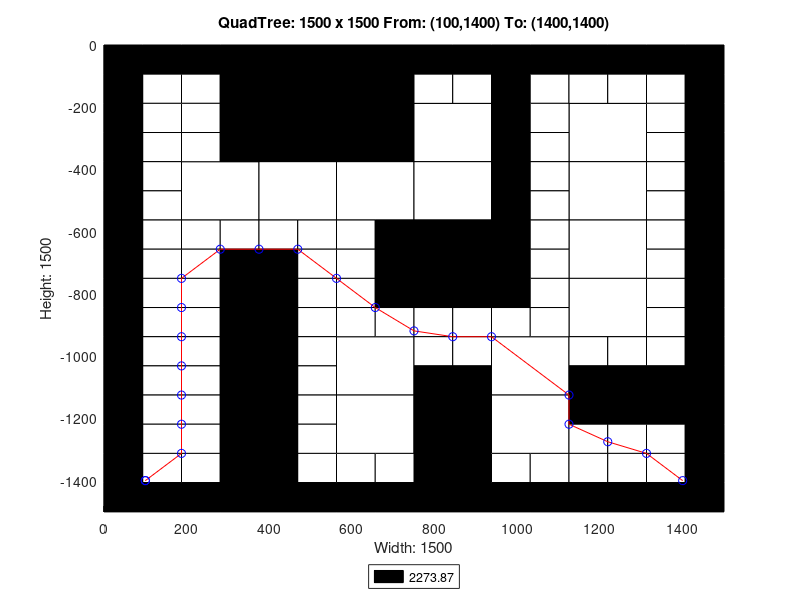

Reproduce this figure in MATLAB.
axis([0 1500 -1500 0]);
title('QuadTree: 1500 x 1500 From: (100,1400) To: (1400,1400)');
xlabel('Width: 1500');
ylabel('Height: 1500');
rectangle('Position',[375 -375 375 375], 'FaceColor',[0 0 0]);
rectangle('Position',[187.5 -562.5 187.5 187.5], 'FaceColor',[1 1 1]);
rectangle('Position',[375 -562.5 187.5 187.5], 'FaceColor',[1 1 1]);
rectangle('Position',[562.5 -562.5 187.5 187.5], 'FaceColor',[1 1 1]);
rectangle('Position',[750 -375 187.5 187.5], 'FaceColor',[1 1 1]);
rectangle('Position',[1125 -375 187.5 187.5], 'FaceColor',[1 1 1]);
rectangle('Position',[750 -562.5 187.5 187.5], 'FaceColor',[1 1 1]);
rectangle('Position',[750 -750 187.5 187.5], 'FaceColor',[0 0 0]);
rectangle('Position',[1125 -562.5 187.5 187.5], 'FaceColor',[1 1 1]);
rectangle('Position',[1125 -750 187.5 187.5], 'FaceColor',[1 1 1]);
rectangle('Position',[562.5 -1125 187.5 187.5], 'FaceColor',[1 1 1]);
rectangle('Position',[562.5 -1312.5 187.5 187.5], 'FaceColor',[1 1 1]);
rectangle('Position',[937.5 -1125 187.5 187.5], 'FaceColor',[1 1 1]);
rectangle('Position',[1125 -937.5 187.5 187.5], 'FaceColor',[1 1 1]);
rectangle('Position',[750 -1312.5 187.5 187.5], 'FaceColor',[0 0 0]);
rectangle('Position',[937.5 -1312.5 187.5 187.5], 'FaceColor',[1 1 1]);
rectangle('Position',[750 -1500 187.5 187.5], 'FaceColor',[0 0 0]);
rectangle('Position',[0 -93.75 93.75 93.75], 'FaceColor',[0 0 0]);
rectangle('Position',[93.75 -93.75 93.75 93.75], 'FaceColor',[0 0 0]);
rectangle('Position',[0 -187.5 93.75 93.75], 'FaceColor',[0 0 0]);
rectangle('Position',[93.75 -187.5 93.75 93.75], 'FaceColor',[1 1 1]);
rectangle('Position',[187.5 -93.75 93.75 93.75], 'FaceColor',[0 0 0]);
rectangle('Position',[281.25 -93.75 93.75 93.75], 'FaceColor',[0 0 0]);
rectangle('Position',[187.5 -187.5 93.75 93.75], 'FaceColor',[1 1 1]);
rectangle('Position',[281.25 -187.5 93.75 93.75], 'FaceColor',[0 0 0]);
rectangle('Position',[0 -281.25 93.75 93.75], 'FaceColor',[0 0 0]);
rectangle('Position',[93.75 -281.25 93.75 93.75], 'FaceColor',[1 1 1]);
rectangle('Position',[0 -375 93.75 93.75], 'FaceColor',[0 0 0]);
rectangle('Position',[93.75 -375 93.75 93.75], 'FaceColor',[1 1 1]);
rectangle('Position',[187.5 -281.25 93.75 93.75], 'FaceColor',[1 1 1]);
rectangle('Position',[281.25 -281.25 93.75 93.75], 'FaceColor',[0 0 0]);
rectangle('Position',[187.5 -375 93.75 93.75], 'FaceColor',[1 1 1]);
rectangle('Position',[281.25 -375 93.75 93.75], 'FaceColor',[0 0 0]);
rectangle('Position',[0 -468.75 93.75 93.75], 'FaceColor',[0 0 0]);
rectangle('Position',[93.75 -468.75 93.75 93.75], 'FaceColor',[1 1 1]);
rectangle('Position',[0 -562.5 93.75 93.75], 'FaceColor',[0 0 0]);
rectangle('Position',[93.75 -562.5 93.75 93.75], 'FaceColor',[1 1 1]);
rectangle('Position',[0 -656.25 93.75 93.75], 'FaceColor',[0 0 0]);
rectangle('Position',[93.75 -656.25 93.75 93.75], 'FaceColor',[1 1 1]);
rectangle('Position',[0 -750 93.75 93.75], 'FaceColor',[0 0 0]);
rectangle('Position',[93.75 -750 93.75 93.75], 'FaceColor',[1 1 1]);
rectangle('Position',[187.5 -656.25 93.75 93.75], 'FaceColor',[1 1 1]);
rectangle('Position',[281.25 -656.25 93.75 93.75], 'FaceColor',[1 1 1]);
rectangle('Position',[187.5 -750 93.75 93.75], 'FaceColor',[1 1 1]);
rectangle('Position',[281.25 -750 93.75 93.75], 'FaceColor',[0 0 0]);
rectangle('Position',[375 -656.25 93.75 93.75], 'FaceColor',[1 1 1]);
rectangle('Position',[468.75 -656.25 93.75 93.75], 'FaceColor',[1 1 1]);
rectangle('Position',[375 -750 93.75 93.75], 'FaceColor',[0 0 0]);
rectangle('Position',[468.75 -750 93.75 93.75], 'FaceColor',[1 1 1]);
rectangle('Position',[562.5 -656.25 93.75 93.75], 'FaceColor',[1 1 1]);
rectangle('Position',[656.25 -656.25 93.75 93.75], 'FaceColor',[0 0 0]);
rectangle('Position',[562.5 -750 93.75 93.75], 'FaceColor',[1 1 1]);
rectangle('Position',[656.25 -750 93.75 93.75], 'FaceColor',[0 0 0]);
rectangle('Position',[750 -93.75 93.75 93.75], 'FaceColor',[0 0 0]);
rectangle('Position',[843.75 -93.75 93.75 93.75], 'FaceColor',[0 0 0]);
rectangle('Position',[750 -187.5 93.75 93.75], 'FaceColor',[1 1 1]);
rectangle('Position',[843.75 -187.5 93.75 93.75], 'FaceColor',[1 1 1]);
rectangle('Position',[937.5 -93.75 93.75 93.75], 'FaceColor',[0 0 0]);
rectangle('Position',[1031.25 -93.75 93.75 93.75], 'FaceColor',[0 0 0]);
rectangle('Position',[937.5 -187.5 93.75 93.75], 'FaceColor',[0 0 0]);
rectangle('Position',[1031.25 -187.5 93.75 93.75], 'FaceColor',[1 1 1]);
rectangle('Position',[937.5 -281.25 93.75 93.75], 'FaceColor',[0 0 0]);
rectangle('Position',[1031.25 -281.25 93.75 93.75], 'FaceColor',[1 1 1]);
rectangle('Position',[937.5 -375 93.75 93.75], 'FaceColor',[0 0 0]);
rectangle('Position',[1031.25 -375 93.75 93.75], 'FaceColor',[1 1 1]);
rectangle('Position',[1125 -93.75 93.75 93.75], 'FaceColor',[0 0 0]);
rectangle('Position',[1218.75 -93.75 93.75 93.75], 'FaceColor',[0 0 0]);
rectangle('Position',[1125 -187.5 93.75 93.75], 'FaceColor',[1 1 1]);
rectangle('Position',[1218.75 -187.5 93.75 93.75], 'FaceColor',[1 1 1]);
rectangle('Position',[1312.5 -93.75 93.75 93.75], 'FaceColor',[0 0 0]);
rectangle('Position',[1406.25 -93.75 93.75 93.75], 'FaceColor',[0 0 0]);
rectangle('Position',[1312.5 -187.5 93.75 93.75], 'FaceColor',[1 1 1]);
rectangle('Position',[1406.25 -187.5 93.75 93.75], 'FaceColor',[0 0 0]);
rectangle('Position',[1312.5 -281.25 93.75 93.75], 'FaceColor',[1 1 1]);
rectangle('Position',[1406.25 -281.25 93.75 93.75], 'FaceColor',[0 0 0]);
rectangle('Position',[1312.5 -375 93.75 93.75], 'FaceColor',[1 1 1]);
rectangle('Position',[1406.25 -375 93.75 93.75], 'FaceColor',[0 0 0]);
rectangle('Position',[937.5 -468.75 93.75 93.75], 'FaceColor',[0 0 0]);
rectangle('Position',[1031.25 -468.75 93.75 93.75], 'FaceColor',[1 1 1]);
rectangle('Position',[937.5 -562.5 93.75 93.75], 'FaceColor',[0 0 0]);
rectangle('Position',[1031.25 -562.5 93.75 93.75], 'FaceColor',[1 1 1]);
rectangle('Position',[937.5 -656.25 93.75 93.75], 'FaceColor',[0 0 0]);
rectangle('Position',[1031.25 -656.25 93.75 93.75], 'FaceColor',[1 1 1]);
rectangle('Position',[937.5 -750 93.75 93.75], 'FaceColor',[0 0 0]);
rectangle('Position',[1031.25 -750 93.75 93.75], 'FaceColor',[1 1 1]);
rectangle('Position',[1312.5 -468.75 93.75 93.75], 'FaceColor',[1 1 1]);
rectangle('Position',[1406.25 -468.75 93.75 93.75], 'FaceColor',[0 0 0]);
rectangle('Position',[1312.5 -562.5 93.75 93.75], 'FaceColor',[1 1 1]);
rectangle('Position',[1406.25 -562.5 93.75 93.75], 'FaceColor',[0 0 0]);
rectangle('Position',[1312.5 -656.25 93.75 93.75], 'FaceColor',[1 1 1]);
rectangle('Position',[1406.25 -656.25 93.75 93.75], 'FaceColor',[0 0 0]);
rectangle('Position',[1312.5 -750 93.75 93.75], 'FaceColor',[1 1 1]);
rectangle('Position',[1406.25 -750 93.75 93.75], 'FaceColor',[0 0 0]);
rectangle('Position',[0 -843.75 93.75 93.75], 'FaceColor',[0 0 0]);
rectangle('Position',[93.75 -843.75 93.75 93.75], 'FaceColor',[1 1 1]);
rectangle('Position',[0 -937.5 93.75 93.75], 'FaceColor',[0 0 0]);
rectangle('Position',[93.75 -937.5 93.75 93.75], 'FaceColor',[1 1 1]);
rectangle('Position',[187.5 -843.75 93.75 93.75], 'FaceColor',[1 1 1]);
rectangle('Position',[281.25 -843.75 93.75 93.75], 'FaceColor',[0 0 0]);
rectangle('Position',[187.5 -937.5 93.75 93.75], 'FaceColor',[1 1 1]);
rectangle('Position',[281.25 -937.5 93.75 93.75], 'FaceColor',[0 0 0]);
rectangle('Position',[0 -1031.25 93.75 93.75], 'FaceColor',[0 0 0]);
rectangle('Position',[93.75 -1031.25 93.75 93.75], 'FaceColor',[1 1 1]);
rectangle('Position',[0 -1125 93.75 93.75], 'FaceColor',[0 0 0]);
rectangle('Position',[93.75 -1125 93.75 93.75], 'FaceColor',[1 1 1]);
rectangle('Position',[187.5 -1031.25 93.75 93.75], 'FaceColor',[1 1 1]);
rectangle('Position',[281.25 -1031.25 93.75 93.75], 'FaceColor',[0 0 0]);
rectangle('Position',[187.5 -1125 93.75 93.75], 'FaceColor',[1 1 1]);
rectangle('Position',[281.25 -1125 93.75 93.75], 'FaceColor',[0 0 0]);
rectangle('Position',[375 -843.75 93.75 93.75], 'FaceColor',[0 0 0]);
rectangle('Position',[468.75 -843.75 93.75 93.75], 'FaceColor',[1 1 1]);
rectangle('Position',[375 -937.5 93.75 93.75], 'FaceColor',[0 0 0]);
rectangle('Position',[468.75 -937.5 93.75 93.75], 'FaceColor',[1 1 1]);
rectangle('Position',[562.5 -843.75 93.75 93.75], 'FaceColor',[1 1 1]);
rectangle('Position',[656.25 -843.75 93.75 93.75], 'FaceColor',[0 0 0]);
rectangle('Position',[562.5 -937.5 93.75 93.75], 'FaceColor',[1 1 1]);
rectangle('Position',[656.25 -937.5 93.75 93.75], 'FaceColor',[1 1 1]);
rectangle('Position',[375 -1031.25 93.75 93.75], 'FaceColor',[0 0 0]);
rectangle('Position',[468.75 -1031.25 93.75 93.75], 'FaceColor',[1 1 1]);
rectangle('Position',[375 -1125 93.75 93.75], 'FaceColor',[0 0 0]);
rectangle('Position',[468.75 -1125 93.75 93.75], 'FaceColor',[1 1 1]);
rectangle('Position',[0 -1218.75 93.75 93.75], 'FaceColor',[0 0 0]);
rectangle('Position',[93.75 -1218.75 93.75 93.75], 'FaceColor',[1 1 1]);
rectangle('Position',[0 -1312.5 93.75 93.75], 'FaceColor',[0 0 0]);
rectangle('Position',[93.75 -1312.5 93.75 93.75], 'FaceColor',[1 1 1]);
rectangle('Position',[187.5 -1218.75 93.75 93.75], 'FaceColor',[1 1 1]);
rectangle('Position',[281.25 -1218.75 93.75 93.75], 'FaceColor',[0 0 0]);
rectangle('Position',[187.5 -1312.5 93.75 93.75], 'FaceColor',[1 1 1]);
rectangle('Position',[281.25 -1312.5 93.75 93.75], 'FaceColor',[0 0 0]);
rectangle('Position',[0 -1406.25 93.75 93.75], 'FaceColor',[0 0 0]);
rectangle('Position',[93.75 -1406.25 93.75 93.75], 'FaceColor',[1 1 1]);
rectangle('Position',[0 -1500 93.75 93.75], 'FaceColor',[0 0 0]);
rectangle('Position',[93.75 -1500 93.75 93.75], 'FaceColor',[0 0 0]);
rectangle('Position',[187.5 -1406.25 93.75 93.75], 'FaceColor',[1 1 1]);
rectangle('Position',[281.25 -1406.25 93.75 93.75], 'FaceColor',[0 0 0]);
rectangle('Position',[187.5 -1500 93.75 93.75], 'FaceColor',[0 0 0]);
rectangle('Position',[281.25 -1500 93.75 93.75], 'FaceColor',[0 0 0]);
rectangle('Position',[375 -1218.75 93.75 93.75], 'FaceColor',[0 0 0]);
rectangle('Position',[468.75 -1218.75 93.75 93.75], 'FaceColor',[1 1 1]);
rectangle('Position',[375 -1312.5 93.75 93.75], 'FaceColor',[0 0 0]);
rectangle('Position',[468.75 -1312.5 93.75 93.75], 'FaceColor',[1 1 1]);
rectangle('Position',[375 -1406.25 93.75 93.75], 'FaceColor',[0 0 0]);
rectangle('Position',[468.75 -1406.25 93.75 93.75], 'FaceColor',[1 1 1]);
rectangle('Position',[375 -1500 93.75 93.75], 'FaceColor',[0 0 0]);
rectangle('Position',[468.75 -1500 93.75 93.75], 'FaceColor',[0 0 0]);
rectangle('Position',[562.5 -1406.25 93.75 93.75], 'FaceColor',[1 1 1]);
rectangle('Position',[656.25 -1406.25 93.75 93.75], 'FaceColor',[1 1 1]);
rectangle('Position',[562.5 -1500 93.75 93.75], 'FaceColor',[0 0 0]);
rectangle('Position',[656.25 -1500 93.75 93.75], 'FaceColor',[0 0 0]);
rectangle('Position',[750 -843.75 93.75 93.75], 'FaceColor',[0 0 0]);
rectangle('Position',[843.75 -843.75 93.75 93.75], 'FaceColor',[0 0 0]);
rectangle('Position',[750 -937.5 93.75 93.75], 'FaceColor',[1 1 1]);
rectangle('Position',[843.75 -937.5 93.75 93.75], 'FaceColor',[1 1 1]);
rectangle('Position',[937.5 -843.75 93.75 93.75], 'FaceColor',[0 0 0]);
rectangle('Position',[1031.25 -843.75 93.75 93.75], 'FaceColor',[1 1 1]);
rectangle('Position',[937.5 -937.5 93.75 93.75], 'FaceColor',[1 1 1]);
rectangle('Position',[1031.25 -937.5 93.75 93.75], 'FaceColor',[1 1 1]);
rectangle('Position',[750 -1031.25 93.75 93.75], 'FaceColor',[1 1 1]);
rectangle('Position',[843.75 -1031.25 93.75 93.75], 'FaceColor',[1 1 1]);
rectangle('Position',[750 -1125 93.75 93.75], 'FaceColor',[0 0 0]);
rectangle('Position',[843.75 -1125 93.75 93.75], 'FaceColor',[0 0 0]);
rectangle('Position',[1312.5 -843.75 93.75 93.75], 'FaceColor',[1 1 1]);
rectangle('Position',[1406.25 -843.75 93.75 93.75], 'FaceColor',[0 0 0]);
rectangle('Position',[1312.5 -937.5 93.75 93.75], 'FaceColor',[1 1 1]);
rectangle('Position',[1406.25 -937.5 93.75 93.75], 'FaceColor',[0 0 0]);
rectangle('Position',[1125 -1031.25 93.75 93.75], 'FaceColor',[1 1 1]);
rectangle('Position',[1218.75 -1031.25 93.75 93.75], 'FaceColor',[1 1 1]);
rectangle('Position',[1125 -1125 93.75 93.75], 'FaceColor',[0 0 0]);
rectangle('Position',[1218.75 -1125 93.75 93.75], 'FaceColor',[0 0 0]);
rectangle('Position',[1312.5 -1031.25 93.75 93.75], 'FaceColor',[1 1 1]);
rectangle('Position',[1406.25 -1031.25 93.75 93.75], 'FaceColor',[0 0 0]);
rectangle('Position',[1312.5 -1125 93.75 93.75], 'FaceColor',[0 0 0]);
rectangle('Position',[1406.25 -1125 93.75 93.75], 'FaceColor',[0 0 0]);
rectangle('Position',[937.5 -1406.25 93.75 93.75], 'FaceColor',[1 1 1]);
rectangle('Position',[1031.25 -1406.25 93.75 93.75], 'FaceColor',[1 1 1]);
rectangle('Position',[937.5 -1500 93.75 93.75], 'FaceColor',[0 0 0]);
rectangle('Position',[1031.25 -1500 93.75 93.75], 'FaceColor',[0 0 0]);
rectangle('Position',[1125 -1218.75 93.75 93.75], 'FaceColor',[0 0 0]);
rectangle('Position',[1218.75 -1218.75 93.75 93.75], 'FaceColor',[0 0 0]);
rectangle('Position',[1125 -1312.5 93.75 93.75], 'FaceColor',[1 1 1]);
rectangle('Position',[1218.75 -1312.5 93.75 93.75], 'FaceColor',[1 1 1]);
rectangle('Position',[1312.5 -1218.75 93.75 93.75], 'FaceColor',[0 0 0]);
rectangle('Position',[1406.25 -1218.75 93.75 93.75], 'FaceColor',[0 0 0]);
rectangle('Position',[1312.5 -1312.5 93.75 93.75], 'FaceColor',[1 1 1]);
rectangle('Position',[1406.25 -1312.5 93.75 93.75], 'FaceColor',[0 0 0]);
rectangle('Position',[1125 -1406.25 93.75 93.75], 'FaceColor',[1 1 1]);
rectangle('Position',[1218.75 -1406.25 93.75 93.75], 'FaceColor',[1 1 1]);
rectangle('Position',[1125 -1500 93.75 93.75], 'FaceColor',[0 0 0]);
rectangle('Position',[1218.75 -1500 93.75 93.75], 'FaceColor',[0 0 0]);
rectangle('Position',[1312.5 -1406.25 93.75 93.75], 'FaceColor',[1 1 1]);
rectangle('Position',[1406.25 -1406.25 93.75 93.75], 'FaceColor',[0 0 0]);
rectangle('Position',[1312.5 -1500 93.75 93.75], 'FaceColor',[0 0 0]);
rectangle('Position',[1406.25 -1500 93.75 93.75], 'FaceColor',[0 0 0]);
X=[1400,1312.5,1218.75,1125,1125,937.5,843.75,750,656.25,562.5,468.75,375,281.25,187.5,187.5,187.5,187.5,187.5,187.5,187.5,100,100];
Y=[-1400,-1312.5,-1275,-1218.75,-1125,-937.5,-937.5,-918.75,-843.75,-750,-656.25,-656.25,-656.25,-750,-843.75,-937.5,-1031.25,-1125,-1218.75,-1312.5,-1400,-1400];
hold on;
plot(X,Y,'r');
plot(X,Y,'bo');
legend('2273.87','Location','southoutside');
